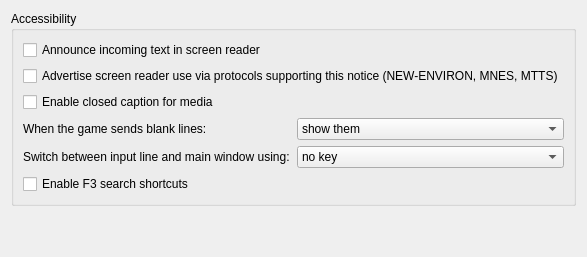
     <widget class="QWidget" name="tab_accessibility">
      <attribute name="title">
       <string>Accessibility</string>
      </attribute>
      <layout class="QVBoxLayout" name="vBoxLayout_tab_accessibility">
       <item>
        <widget class="QGroupBox" name="groupBox_accessibility">
         <property name="title">
          <string>Accessibility</string>
         </property>
         <layout class="QGridLayout" name="gridLayout_groupBox_accessibility">
          <item row="0" column="0" colspan="2">
           <widget class="QCheckBox" name="checkBox_announceIncomingText">
            <property name="toolTip">
             <string>&lt;p&gt;On some platforms, like macOS, the screen reader tool has issues announcing incoming text fully, without skipping. You can opt into disabling announcing new text from the game with this option to use a custom TTS instead which avoids such issues.&lt;/p&gt;</string>
            </property>
            <property name="text">
             <string>Announce incoming text in screen reader</string>
            </property>
           </widget>
          </item>
          <item row="1" column="0" colspan="2">
           <widget class="QCheckBox" name="checkBox_advertiseScreenReader">
            <property name="text">
             <string>Advertise screen reader use via protocols supporting this notice (NEW-ENVIRON, MNES, MTTS)</string>
            </property>
           </widget>
          </item>
          <item row="2" column="0" colspan="2">
           <widget class="QCheckBox" name="checkBox_enableClosedCaption">
            <property name="text">
             <string>Enable closed caption for media</string>
            </property>
           </widget>
          </item>
          <item row="3" column="0">
           <widget class="QLabel" name="label_blankLinesBehaviour">
            <property name="text">
             <string>When the game sends blank lines:</string>
            </property>
            <property name="buddy">
             <cstring>comboBox_blankLinesBehaviour</cstring>
            </property>
           </widget>
          </item>
          <item row="3" column="1">
           <widget class="QComboBox" name="comboBox_blankLinesBehaviour">
            <item>
             <property name="text">
              <string>show them</string>
             </property>
            </item>
            <item>
             <property name="text">
              <string>hide them</string>
             </property>
            </item>
            <item>
             <property name="text">
              <string>replace with a space</string>
             </property>
            </item>
           </widget>
          </item>
          <item row="4" column="0">
           <widget class="QLabel" name="label_caretModeKey">
            <property name="text">
             <string>Switch between input line and main window using:</string>
            </property>
            <property name="buddy">
             <cstring>comboBox_caretModeKey</cstring>
            </property>
           </widget>
          </item>
          <item row="4" column="1">
           <widget class="QComboBox" name="comboBox_caretModeKey">
            <item>
             <property name="text">
              <string>no key</string>
             </property>
            </item>
            <item>
             <property name="text">
              <string>Tab</string>
             </property>
            </item>
            <item>
             <property name="text">
              <string>Ctrl+Tab</string>
             </property>
            </item>
            <item>
             <property name="text">
              <string>F6</string>
             </property>
            </item>
           </widget>
          </item>
          <item row="5" column="0" colspan="2">
           <widget class="QCheckBox" name="checkBox_f3SearchEnabled">
            <property name="toolTip">
             <string>&lt;p&gt;Enable F3 and Shift+F3 shortcuts for searching up and down in the buffer.&lt;/p&gt;</string>
            </property>
            <property name="text">
             <string>Enable F3 search shortcuts</string>
            </property>
           </widget>
          </item>
         </layout>
        </widget>
       </item>
       <item>
        <spacer name="verticalSpacer_accessibility">
         <property name="orientation">
          <enum>Qt::Orientation::Vertical</enum>
         </property>
         <property name="sizeType">
          <enum>QSizePolicy::Policy::Expanding</enum>
         </property>
         <property name="sizeHint" stdset="0">
          <size>
           <width>20</width>
           <height>40</height>
          </size>
         </property>
        </spacer>
       </item>
      </layout>
     </widget>
